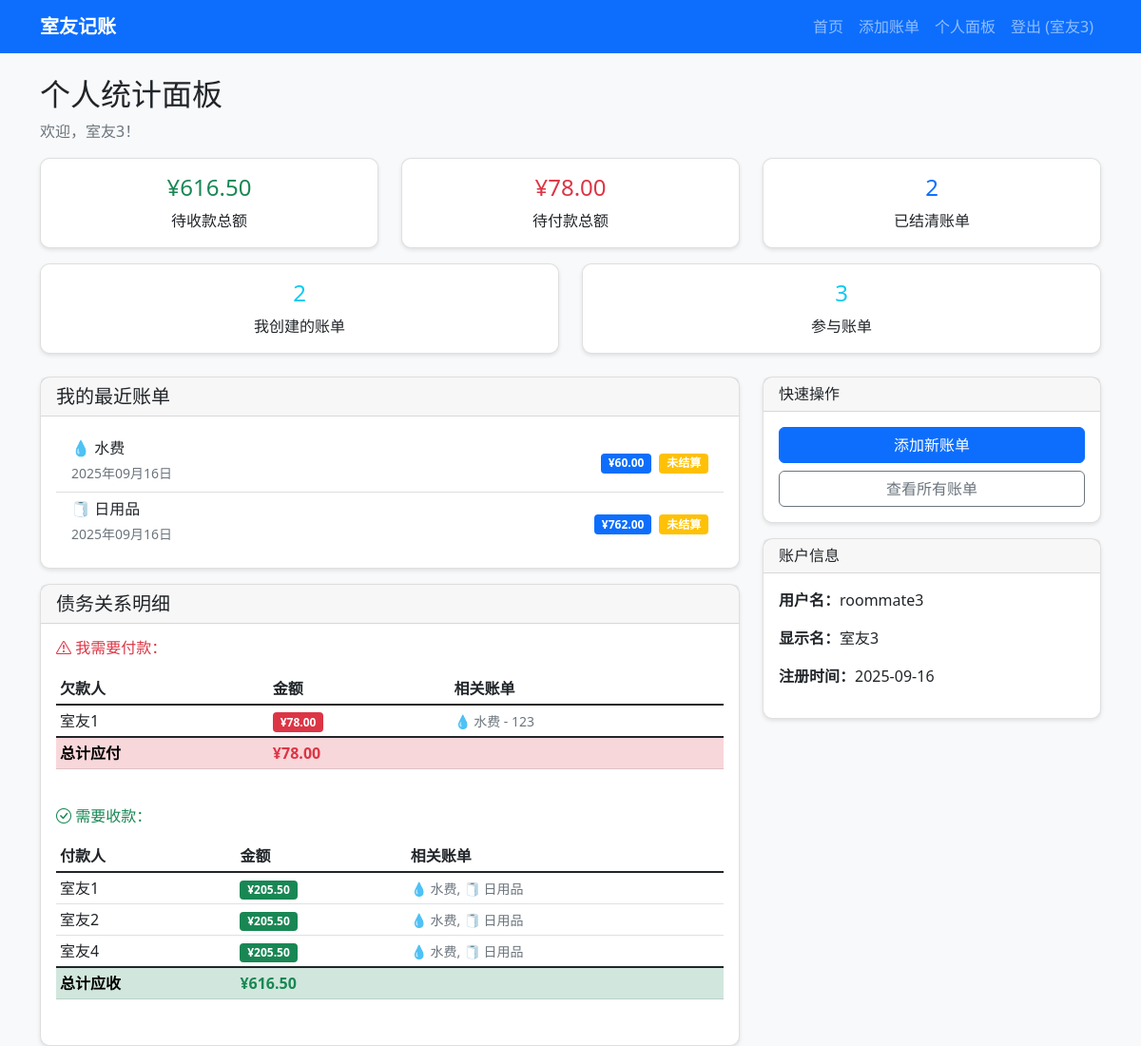
The page /dashboard (signed in) on the database its author committed.
### models.py (models this page shows, shortened)
class User(UserMixin, db.Model):
    id = db.Column(db.Integer, primary_key=True)
    username = db.Column(db.String(80), unique=True, nullable=False)
    password_hash = db.Column(db.String(120), nullable=False)
    display_name = db.Column(db.String(100), nullable=False)
    created_at = db.Column(db.DateTime, default=datetime.utcnow)
    bills_paid = db.relationship('Bill', backref='payer', lazy=True, foreign_keys='Bill.payer_id')
    settlements = db.relationship('Settlement', backref='settler', lazy=True)

class Bill(db.Model):
    id = db.Column(db.Integer, primary_key=True)
    payer_id = db.Column(db.Integer, db.ForeignKey('user.id'), nullable=False)
    amount = db.Column(db.Float, nullable=False)
    description = db.Column(db.String(200), nullable=False)
    date = db.Column(db.DateTime, default=datetime.utcnow)
    participants = db.Column(db.String(50), nullable=False)  # 存储参与人ID，逗号分隔
    is_settled = db.Column(db.Boolean, default=False)
    receipt_filename = db.Column(db.String(200))  # 凭证文件名
    receipt_type = db.Column(db.String(10))  # 文件类型（pdf/image）
    created_at = db.Column(db.DateTime, default=datetime.utcnow)
    settlements = db.relationship('Settlement', backref='bill', lazy=True)
    receipts = db.relationship('Receipt', backref='bill', lazy=True, cascade='all, delete-orphan')
    def get_participants_list(self):
        if self.participants:
            return [int(x) for x in self.participants.split(',') if x.strip()]
        return []
    def get_split_amount(self):
        participants_count = len(self.get_participants_list())
        if participants_count > 0:
            return round(self.amount / participants_count, 2)
        return 0
    def get_settlement_status(self):
        participants = self.get_participants_list()
        split_amount = self.get_split_amount()
        settlement_status = {}
        settled_users = {}
        for settlement in self.settlements:
            settled_users[settlement.settler_id] = {
                'amount': settlement.settled_amount,
                'date': settlement.settled_date,
                'is_settled': True
            }
        for user_id in participants:
            user = User.query.get(user_id)
            if user:
                is_payer = user_id == self.payer_id
                settlement_status[user_id] = {
                    'user': user,
                    'is_payer': is_payer,
                    'expected_amount': 0 if is_payer else split_amount,  # 付款人不需要再付
                    'is_settled': user_id in settled_users or is_payer,  # 付款人算已结算
                    'settled_amount': settled_users.get(user_id, {}).get('amount', 0),
                    'settled_date': settled_users.get(user_id, {}).get('date', None)
                }
        return settlement_status

### app.py (the view)
@app.route('/dashboard')
@login_required
def dashboard():
    user_id = current_user.id
    bills_count = Bill.query.filter_by(payer_id=user_id).count()
    participated_bills_count = Bill.query.filter(Bill.participants.contains(str(user_id))).count()
    debt_details = calculate_debt_details(user_id)
    settled_bills_count = 0
    all_participated_bills = Bill.query.filter(Bill.participants.contains(str(user_id))).all()
    for bill in all_participated_bills:
        settlement_status = bill.get_settlement_status()
        user_status = settlement_status.get(user_id)
        if user_status and user_status['is_settled']:
            settled_bills_count += 1
    total_owe_me = debt_details['total_owe_me']
    total_i_owe = debt_details['total_i_owe']
    recent_bills = Bill.query.filter_by(payer_id=user_id).order_by(Bill.date.desc()).limit(5).all()
    return render_template('dashboard.html',
                         total_owe_me=total_owe_me,
                         total_i_owe=total_i_owe,
                         bills_count=bills_count,
                         participated_bills_count=participated_bills_count,
                         settled_bills_count=settled_bills_count,
                         debt_details=debt_details,
                         recent_bills=recent_bills)

### app.py (called while the page is built)
@login_manager.user_loader
def load_user(user_id):
    return User.query.get(int(user_id))

### templates/dashboard.html (shortened to what this page needs)
{% extends "base.html" %}
{% block content %}
<h2>个人统计面板</h2>
<p class="text-muted">欢迎，{{ current_user.display_name }}！</p>
<div class="row mb-3">
    <div class="col-md-4">
        <div class="card text-center">
            <div class="card-body">
                <h4 class="text-success">¥{{ "%.2f"|format(total_owe_me) }}</h4>
                <p class="card-text">待收款总额</p>
            </div>
        </div>
    </div>
    <div class="col-md-4">
        <div class="card text-center">
            <div class="card-body">
                <h4 class="text-danger">¥{{ "%.2f"|format(total_i_owe) }}</h4>
                <p class="card-text">待付款总额</p>
            </div>
        </div>
    </div>
    <div class="col-md-4">
        <div class="card text-center">
            <div class="card-body">
                <h4 class="text-primary">{{ settled_bills_count }}</h4>
                <p class="card-text">已结清账单</p>
            </div>
        </div>
    </div>
</div>
<div class="row mb-4">
    <div class="col-md-6">
        <div class="card text-center">
            <div class="card-body">
                <h4 class="text-info">{{ bills_count }}</h4>
                <p class="card-text">我创建的账单</p>
            </div>
        </div>
    </div>
    <div class="col-md-6">
        <div class="card text-center">
            <div class="card-body">
                <h4 class="text-info">{{ participated_bills_count }}</h4>
                <p class="card-text">参与账单</p>
            </div>
        </div>
    </div>
</div>
<div class="row">
    <div class="col-md-8">
        <div class="card">
            <div class="card-header">
                <h5 class="mb-0">我的最近账单</h5>
            </div>
            <div class="card-body">
                {% if recent_bills %}
                    <div class="list-group list-group-flush">
                        {% for bill in recent_bills %}
                            <div class="list-group-item d-flex justify-content-between align-items-center">
                                <div>
                                    <h6 class="mb-1">{{ bill.description }}</h6>
                                    <small class="text-muted">{{ bill.date.strftime('%Y年%m月%d日') }}</small>
                                </div>
                                <div class="text-end">
                                    <span class="badge bg-primary">¥{{ "%.2f"|format(bill.amount) }}</span>
                                    {% if bill.is_settled %}
                                        <span class="badge bg-success ms-1">已结算</span>
                                    {% else %}
                                        <span class="badge bg-warning ms-1">未结算</span>
                                    {% endif %}
                                </div>
                            </div>
                        {% endfor %}
                    </div>
                {% else %}
                    <p class="text-muted text-center py-3">还没有账单记录</p>
                {% endif %}
            </div>
        </div>
        <div class="card mt-3">
            <div class="card-header">
                <h5 class="mb-0">债务关系明细</h5>
            </div>
            <div class="card-body">
                {% if debt_details.i_owe or debt_details.owe_me %}
                    {% if debt_details.i_owe %}
                        <div class="mb-4">
                            <h6 class="text-danger mb-3">
                                <i class="bi bi-exclamation-triangle"></i> 我需要付款：
                            </h6>
                            <div class="table-responsive">
                                <table class="table table-sm">
                                    <thead>
                                        <tr>
                                            <th>欠款人</th>
                                            <th>金额</th>
                                            <th>相关账单</th>
                                        </tr>
                                    </thead>
                                    <tbody>
                                        {% for debt in debt_details.i_owe %}
                                            <tr>
                                                <td>{{ debt.user }}</td>
                                                <td>
                                                    <span class="badge bg-danger">
                                                        ¥{{ "%.2f"|format(debt.amount) }}
                                                    </span>
                                                </td>
                                                <td>
                                                    <small class="text-muted">
                                                        {{ debt.bills|join(', ') }}
                                                    </small>
                                                </td>
                                            </tr>
                                        {% endfor %}
                                    </tbody>
                                    <tfoot>
                                        <tr class="table-danger">
                                            <th>总计应付</th>
                                            <th>
                                                <strong class="text-danger">
                                                    ¥{{ "%.2f"|format(debt_details.total_i_owe) }}
                                                </strong>
                                            </th>
                                            <th></th>
                                        </tr>
                                    </tfoot>
                                </table>
                            </div>
                        </div>
                    {% endif %}
                    {% if debt_details.owe_me %}
                        <div class="mb-3">
                            <h6 class="text-success mb-3">
                                <i class="bi bi-check-circle"></i> 需要收款：
                            </h6>
                            <div class="table-responsive">
                                <table class="table table-sm">
                                    <thead>
                                        <tr>
                                            <th>付款人</th>
                                            <th>金额</th>
                                            <th>相关账单</th>
                                        </tr>
                                    </thead>
                                    <tbody>
                                        {% for debt in debt_details.owe_me %}
                                            <tr>
                                                <td>{{ debt.user }}</td>
                                                <td>
                                                    <span class="badge bg-success">
                                                        ¥{{ "%.2f"|format(debt.amount) }}
                                                    </span>
                                                </td>
                                                <td>
                                                    <small class="text-muted">
                                                        {{ debt.bills|join(', ') }}
                                                    </small>
                                                </td>
                                            </tr>
                                        {% endfor %}
                                    </tbody>
                                    <tfoot>
                                        <tr class="table-success">
                                            <th>总计应收</th>
                                            <th>
                                                <strong class="text-success">
                                                    ¥{{ "%.2f"|format(debt_details.total_owe_me) }}
                                                </strong>
                                            </th>
                                            <th></th>
                                        </tr>
                                    </tfoot>
                                </table>
                            </div>
                        </div>
                    {% endif %}
                {% else %}
                    <div class="text-center py-4">
                        <h4 class="text-muted">✅</h4>
                        <p class="text-muted mb-0">目前没有未结算的债务关系</p>
                        <small class="text-muted">所有账单都已结清</small>
                    </div>
                {% endif %}
            </div>
        </div>
    </div>
    <div class="col-md-4">
        <div class="card">
            <div class="card-header">
                <h6 class="mb-0">快速操作</h6>
            </div>
            <div class="card-body">
                <div class="d-grid gap-2">
                    <a href="{{ url_for('add_bill') }}" class="btn btn-primary">添加新账单</a>
                    <a href="{{ url_for('index') }}" class="btn btn-outline-secondary">查看所有账单</a>
                </div>
            </div>
        </div>
        <div class="card mt-3">
            <div class="card-header">
                <h6 class="mb-0">账户信息</h6>
            </div>
            <div class="card-body">
                <p><strong>用户名：</strong>{{ current_user.username }}</p>
                <p><strong>显示名：</strong>{{ current_user.display_name }}</p>
                <p><strong>注册时间：</strong>{{ current_user.created_at.strftime('%Y-%m-%d') }}</p>
            </div>
        </div>
    </div>
</div>
{% endblock %}

### templates/base.html (shortened to what this page needs)
<!DOCTYPE html>
<html lang="zh-CN">
<head>
    <link href="https://cdn.jsdelivr.net/npm/bootstrap@5.1.3/dist/css/bootstrap.min.css" rel="stylesheet">
    <link href="https://cdn.jsdelivr.net/npm/bootstrap-icons@1.10.0/font/bootstrap-icons.css" rel="stylesheet">
    <link href="{{ url_for('static', filename='css/style.css') }}" rel="stylesheet">
</head>
<body>
    {% if current_user.is_authenticated %}
    <nav class="navbar navbar-expand-lg navbar-dark bg-primary">
        <div class="container">
            <a class="navbar-brand" href="{{ url_for('index') }}">室友记账</a>
            <div class="navbar-nav ms-auto">
                <a class="nav-link" href="{{ url_for('index') }}">首页</a>
                <a class="nav-link" href="{{ url_for('add_bill') }}">添加账单</a>
                <a class="nav-link" href="{{ url_for('dashboard') }}">个人面板</a>
                <a class="nav-link" href="{{ url_for('logout') }}">登出 ({{ current_user.display_name }})</a>
            </div>
        </div>
    </nav>
    {% endif %}
    <div class="container mt-4">
        {% block content %}{% endblock %}
    </div>
</body>
</html>

### static/css/style.css (style rules this page uses)
body { background-color: #f8f9fa; }
.card { border-radius: 10px; box-shadow: 0 2px 4px rgba(0,0,0,0.1); transition: transform 0.2s; }
.navbar-brand { font-weight: bold; }
.btn { border-radius: 6px; }
.fade-in { animation: fadeIn 0.5s ease-in; }

### rows shown on the page
User: display_name "室友3", username "roommate3", created_at "2025-09-16"
Bill: description "💧 水费", date "2025年09月16日", amount "60.00", is_settled "未结算"
Bill: description "🧻 日用品", date "2025年09月16日", amount "762.00", is_settled "未结算"
User: user "室友1", amount "78.00", bills "💧 水费 - 123", amount "205.50", bills "💧 水费, 🧻 日用品"
User: user "室友2", amount "205.50", bills "💧 水费, 🧻 日用品"
User: user "室友4", amount "205.50", bills "💧 水费, 🧻 日用品"

### other values the page prints
{{ "%.2f"|format(total_owe_me) }} "616.50"
{{ "%.2f"|format(total_i_owe) }} "78.00"
{{ settled_bills_count }} "2"
{{ bills_count }} "2"
{{ participated_bills_count }} "3"
{{ "%.2f"|format(debt_details.total_i_owe) }} "78.00"
{{ "%.2f"|format(debt_details.total_owe_me) }} "616.50"
